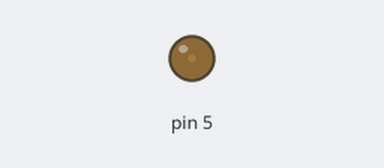
Simulated run of this sketch. Board: Arduino Uno, built with avr-gcc and run on an emulated ATmega328P. Parts: output pins drawn as LEDs (lit = HIGH).

Above: at 0.05 s.
At 0.15 s:
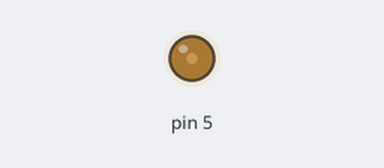
At 0.25 s:
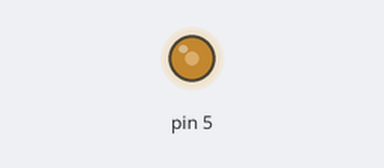
At 0.5 s:
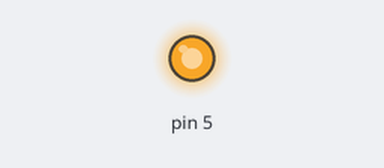
Timing chart, 0 to 3.0 s (numbered marks = the images above):
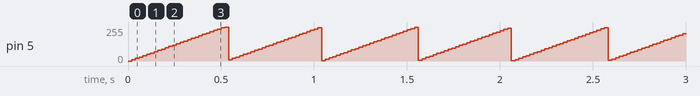

Measured:
- by itself, pin 5: ramps from 1/255 to 255/255 and jumps back, once every 0.52 s

The sketch:

derya.ino
```cpp
void setup()
{
 pinMode(5,OUTPUT);
}

void loop(){

  for (int i=0;i<=255;i+=10){
  analogWrite(5,i);
 delay(20);
  }
  for (int i=255;i>=0;i+=10){
  analogWrite(5,i);
 delay(20);
}
}
```
